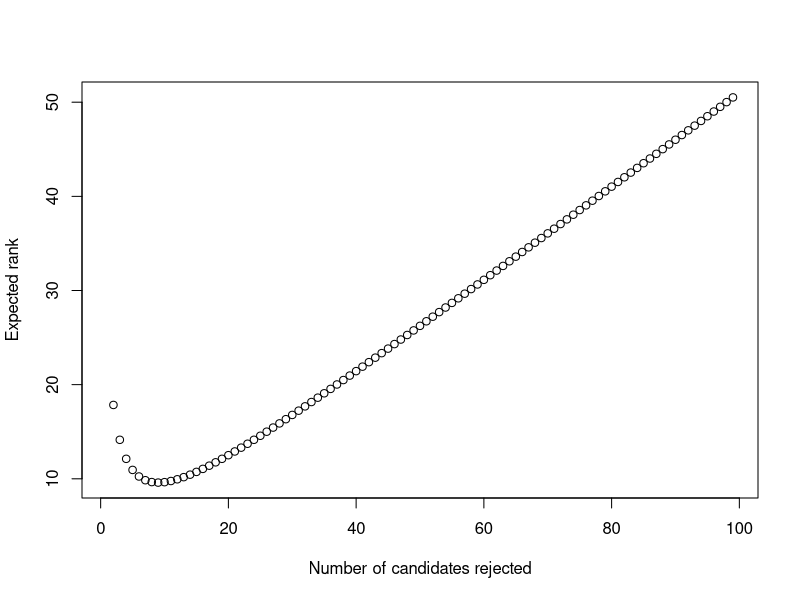

R code for this plot: (Note: a time limit stopped this script after it produced the figure.)
## ---- chunk 1
prob_given_index <- function(i, k, N, n){
  prob <- (n / (i - 1))
  prob <- prob * ((factorial(N - i) * factorial(N - k))/(factorial(N - 1) * factorial(N - i - k + 1)))
  return(prob / N)
}
## ---- chunk 2
last_candidate <- function(N, n){
  return((n) / (N * (N - 1)))
}
general_way <- function(k, N, n){
  if(k > N - n){
    return(0)
  }else{
    probability <- 0
    for(i in seq(n + 1, N - k + 1, 1)){
      probability <- probability + prob_given_index(i, k, N, n)
    }
    return(probability)
  }
}

whole_prob <- function(k, N, n){
  return(general_way(k, N, n) + last_candidate(N, n))
}
## ---- chunk 3
expected_rank <- function(N, n){
  rank <- 0
  for(k in seq(1, N)){
    rank <- rank + k * whole_prob(k, N, n)
  }
  return(rank)
}
e <- exp(1)
plot_expected_ranks <- function(N){
  y <- c()
  for(n in 1:N-1){
    y[n] = expected_rank(N, n)
  }
  plot(y, xlab = "Number of candidates rejected", ylab = "Expected rank")
}
plot_expected_ranks(100)
## ---- chunk 4
rank <- function(experiment, N, n){
    max_skipped <- max(experiment[1:n])
    for(i in seq(n+1, N)){
      if(experiment[i] > max_skipped){
        return(N - experiment[i] + 1)
      }
    }
    return(experiment[N])
  }

empirical_mean_rank<-function(N, n){
  num_experiments <- 100000
  successes <- 0
  candidates <- seq(1, N, 1)
  experiments <- replicate(num_experiments, sample(candidates))
  for(ind_exp in 1:num_experiments){
    experiment <- experiments[, ind_exp]
    successes <- successes + rank(experiment, N, n)
  }
  return((successes/num_experiments))
}
plot_empirical_mean_ranks <- function(N){
  y <- c()
  for(n in 1:N-1){
    y[n] = empirical_mean_rank(N, n)
  }
  plot(y, xlab = "Number of candidates rejected", ylab = "Empirical mean rank")
}
plot_empirical_mean_ranks(100)
